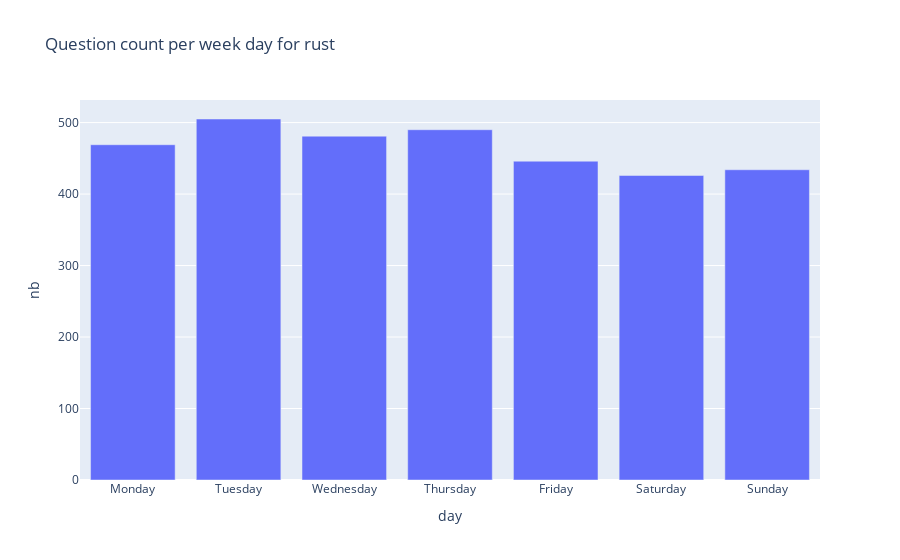

The notebook cell this image was saved under:
### Code cell
plot("rust")

### Figure 1 — Plotly figure (JSON) as saved in the notebook; plotly's stock layout.template omitted (floating-point values rounded to 4 significant figures)
{"data": [{"alignmentgroup": "True", "hovertemplate": "day=%{x}<br>nb=%{y}<extra></extra>", "legendgroup": "", "marker": {"color": "#636efa", "pattern": {"shape": ""}}, "name": "", "offsetgroup": "", "orientation": "v", "showlegend": false, "textposition": "auto", "type": "bar", "x": ["Monday", "Tuesday", "Wednesday", "Thursday", "Friday", "Saturday", "Sunday"], "xaxis": "x", "y": [469, 505, 481, 490, 446, 426, 434], "yaxis": "y"}], "layout": {"barmode": "relative", "legend": {"tracegroupgap": 0}, "title": {"text": "Question count per week day for rust"}, "xaxis": {"anchor": "y", "domain": [0, 1], "title": {"text": "day"}}, "yaxis": {"anchor": "x", "domain": [0, 1], "title": {"text": "nb"}}}}
